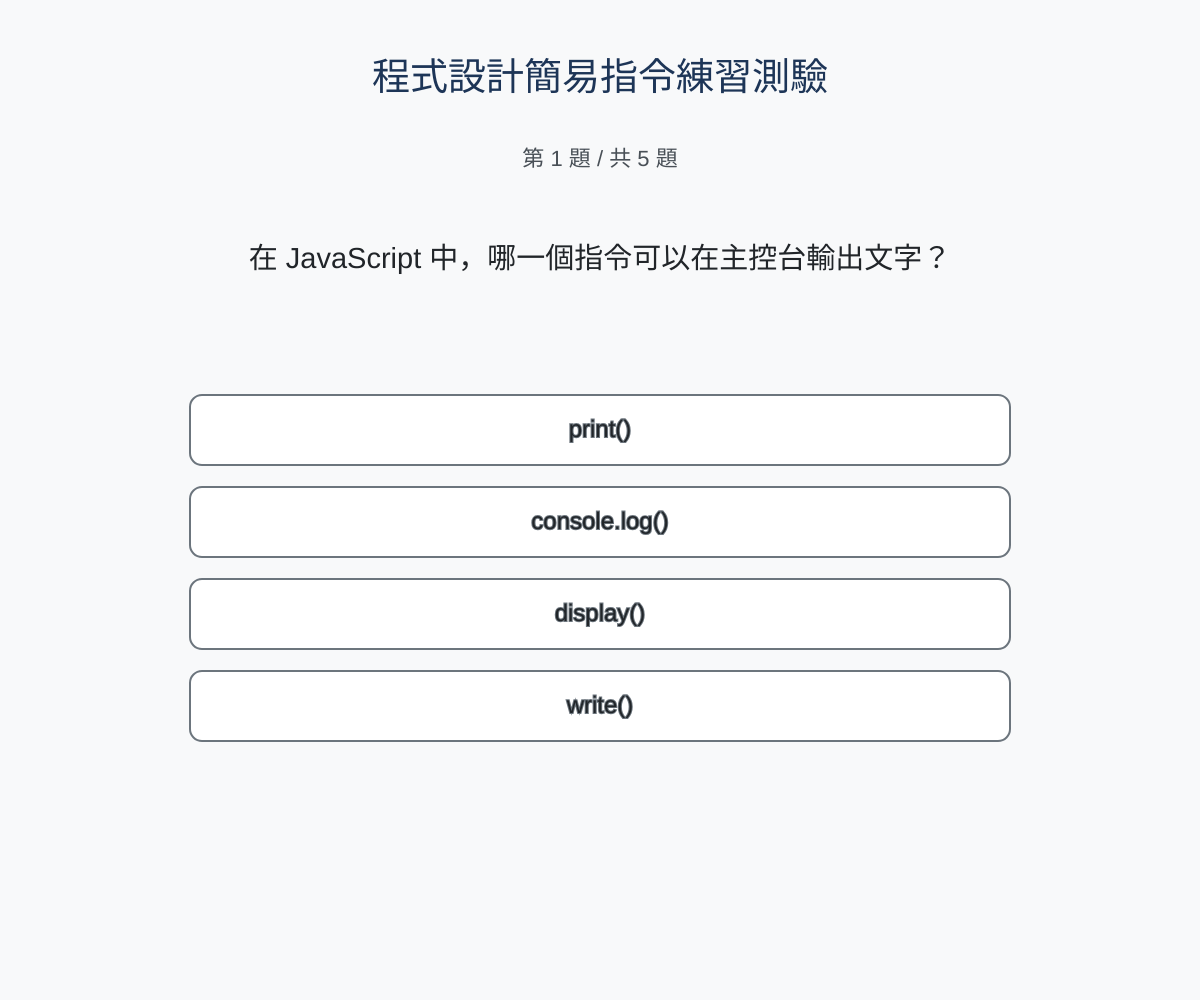
Frame 1 (no input)
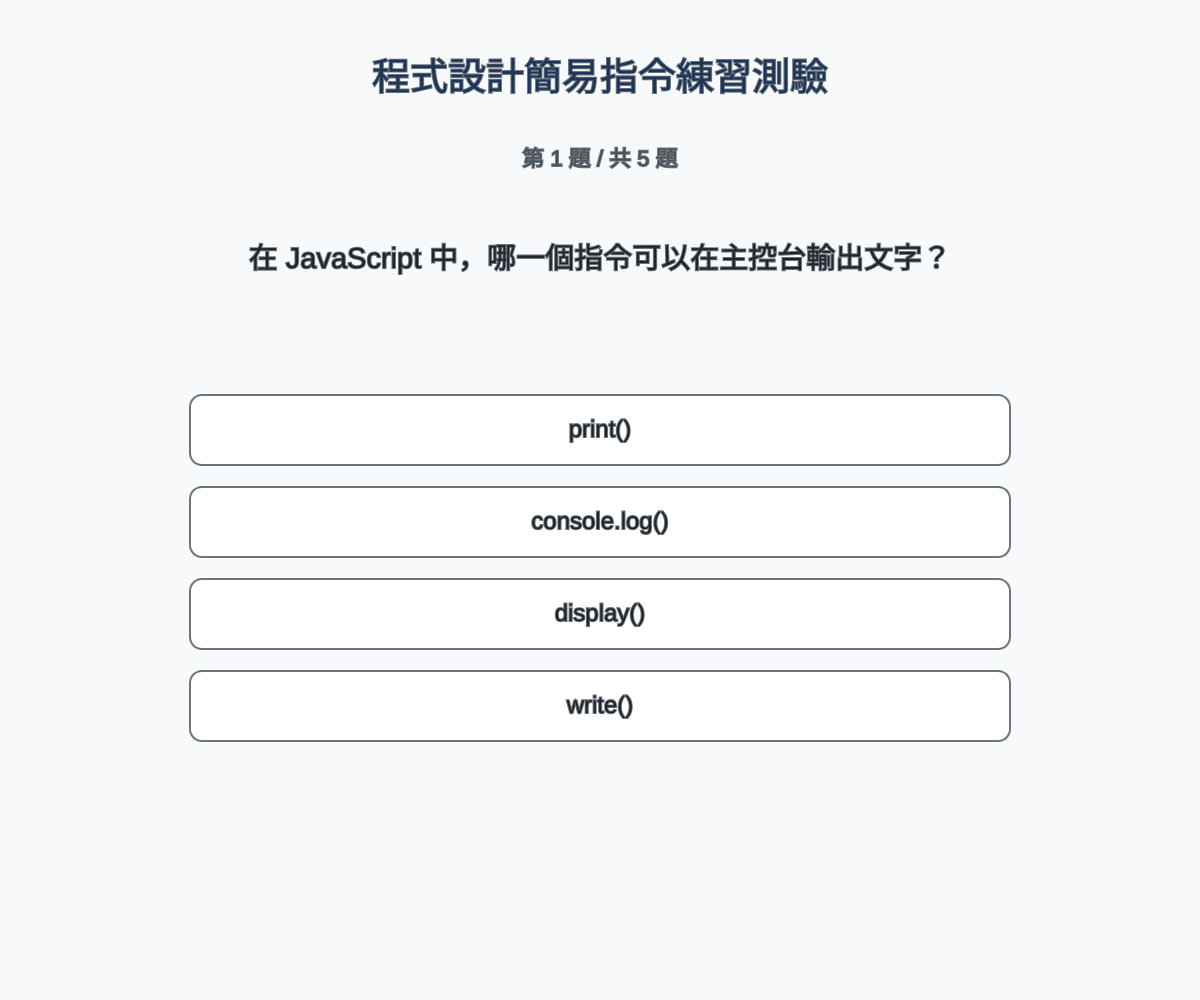
Frame 60 (no input)
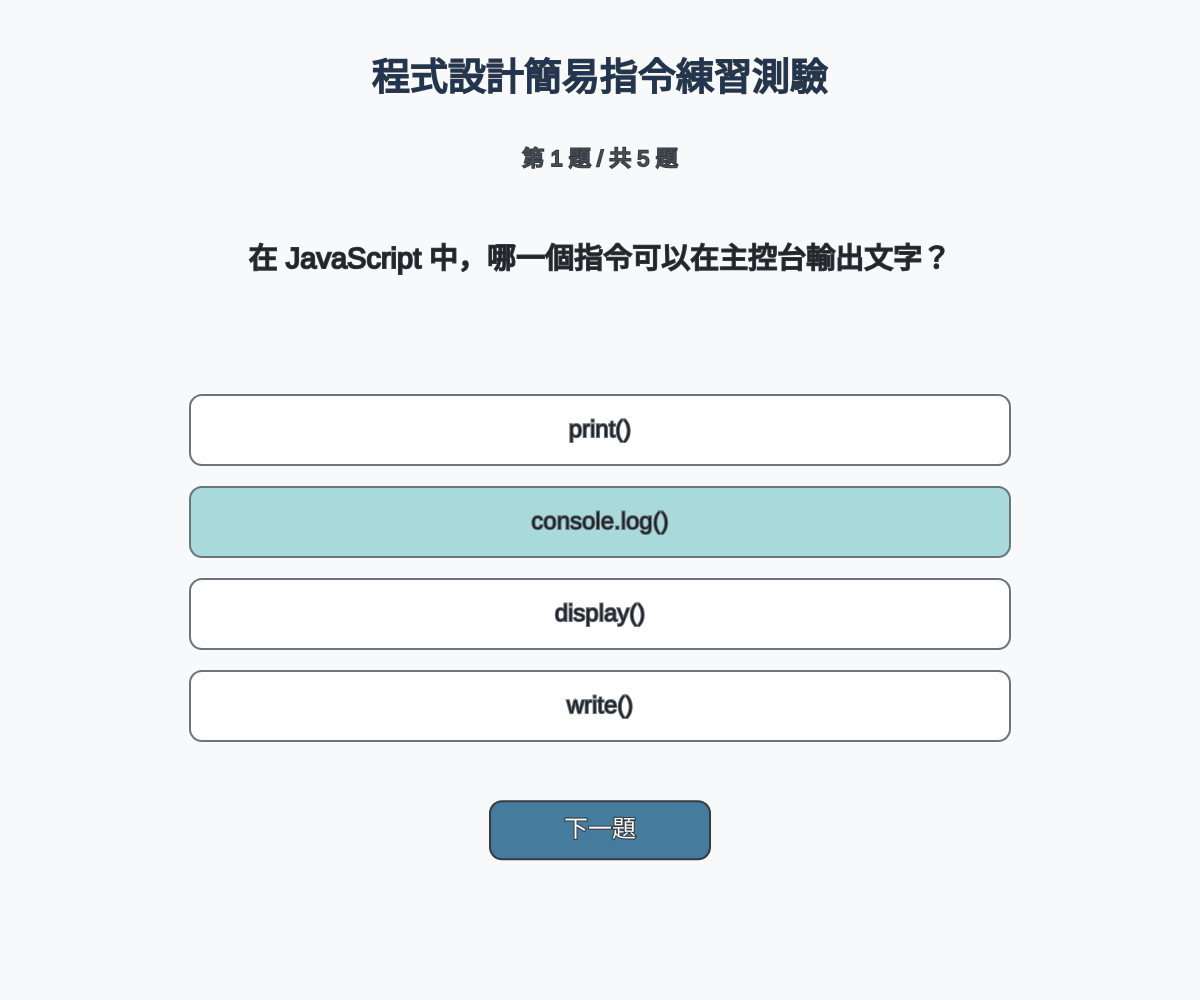
Frame 120 (the mouse pressed at the canvas centre since frame 60)

The p5.js sketch that drew these frames (run headless with seeded random() and noise() and a simulated clock; from frame 60 on, the mouse is pressed at the canvas centre):

// p5.js sketch
// ── sketch.js
// 建立所有測驗題目資料。
const quizQuestions = [
  // 建立第一題。
  {
    // 設定第一題題目。
    question: "在 JavaScript 中，哪一個指令可以在主控台輸出文字？",
    // 設定第一題的四個選項。
    options: ["print()", "console.log()", "display()", "write()"],
    // 設定第一題正確答案的索引值。
    answer: 1
  },
  // 建立第二題。
  {
    // 設定第二題題目。
    question: "在 p5.js 中，哪一個函式會在程式開始時執行一次？",
    // 設定第二題的四個選項。
    options: ["start()", "draw()", "setup()", "begin()"],
    // 設定第二題正確答案的索引值。
    answer: 2
  },
  // 建立第三題。
  {
    // 設定第三題題目。
    question: "在 JavaScript 中，哪一個指令可以宣告不可重新指定的變數？",
    // 設定第三題的四個選項。
    options: ["var", "let", "const", "fixed"],
    // 設定第三題正確答案的索引值。
    answer: 2
  },
  // 建立第四題。
  {
    // 設定第四題題目。
    question: "在 p5.js 中，哪一個函式會重複執行以繪製動畫？",
    // 設定第四題的四個選項。
    options: ["setup()", "loop()", "draw()", "repeat()"],
    // 設定第四題正確答案的索引值。
    answer: 2
  },
  // 建立第五題。
  {
    // 設定第五題題目。
    question: "哪一個運算子可以比較兩個值是否相等且型別相同？",
    // 設定第五題的四個選項。
    options: ["=", "==", "===", "!="],
    // 設定第五題正確答案的索引值。
    answer: 2
  }
];

// 宣告目前題目的索引值。
let currentQuestion = 0;

// 宣告目前答對的題數。
let score = 0;

// 宣告使用者選擇的選項索引值。
let selectedOption = -1;

// 宣告目前題目是否已經回答。
let hasAnswered = false;

// 宣告測驗是否已經完成。
let isFinished = false;

// 宣告選項點擊區域陣列。
let optionRects = [];

// 宣告下一題按鈕的點擊區域。
let nextButtonRect = {
  // 設定按鈕 X 座標。
  x: 0,
  // 設定按鈕 Y 座標。
  y: 0,
  // 設定按鈕寬度。
  width: 220,
  // 設定按鈕高度。
  height: 58
};

// 宣告重新測驗按鈕的點擊區域。
let restartButtonRect = {
  // 設定按鈕 X 座標。
  x: 0,
  // 設定按鈕 Y 座標。
  y: 0,
  // 設定按鈕寬度。
  width: 230,
  // 設定按鈕高度。
  height: 58
};

// 宣告上一次觸控事件時間。
let lastTouchTime = 0;

// p5.js 初始化函式。
function setup() {
  // 建立符合瀏覽器視窗大小的畫布。
  createCanvas(windowWidth, windowHeight);

  // 設定文字水平置中與垂直置中。
  textAlign(CENTER, CENTER);

  // 設定矩形以中心點為繪製基準。
  rectMode(CENTER);

  // 設定文字換行模式。
  textWrap(WORD);

  // 重新計算畫布所需高度。
  refreshCanvasSize();

  // 設定畫面更新頻率。
  frameRate(60);
}

// p5.js 每一幀執行一次的函式。
function draw() {
  // 設定畫布背景顏色。
  background("#f8f9fa");

  // 判斷測驗是否已經完成。
  if (isFinished) {
    // 繪製結果畫面。
    drawResultScreen();
  } else {
    // 繪製測驗畫面。
    drawQuizScreen();
  }
}

// 取得響應式版面設定。
function getQuizLayout() {
  // 判斷目前是否為手機寬度。
  const isMobile = width <= 600;

  // 判斷目前是否為平板寬度。
  const isTablet = width > 600 && width <= 1024;

  // 判斷目前是否為矮螢幕。
  const isShortScreen = height <= 650;

  // 設定畫面左右邊界。
  const sidePadding = isMobile ? 16 : isTablet ? 28 : 48;

  // 計算內容區域寬度。
  const contentWidth = min(width - sidePadding * 2, 920);

  // 計算選項寬度。
  const optionWidth = min(width - sidePadding * 2, 820);

  // 計算標題文字大小。
  const titleSize = isMobile ? 23 : isTablet ? 30 : 38;

  // 計算題數文字大小。
  const counterSize = isMobile ? 15 : isTablet ? 18 : 22;

  // 計算題目文字大小。
  const questionSize = isMobile ? 18 : isTablet ? 23 : 29;

  // 計算選項文字大小。
  const optionSize = isMobile ? 16 : isTablet ? 20 : 24;

  // 計算選項高度。
  const optionHeight = isMobile ? 56 : isTablet ? 64 : 70;

  // 計算選項垂直間距。
  const optionGap = isMobile ? 70 : isTablet ? 82 : 92;

  // 計算標題 Y 座標。
  const titleY = isShortScreen ? 38 : height * 0.08;

  // 計算題數 Y 座標。
  const counterY = isShortScreen ? 76 : height * 0.16;

  // 計算題目 Y 座標。
  const questionY = isShortScreen ? 135 : height * 0.26;

  // 計算選項起始 Y 座標。
  const optionStartY = isShortScreen ? 220 : height * 0.43;

  // 回傳完整版面資料。
  return {
    // 回傳手機判斷結果。
    isMobile: isMobile,
    // 回傳平板判斷結果。
    isTablet: isTablet,
    // 回傳矮螢幕判斷結果。
    isShortScreen: isShortScreen,
    // 回傳內容寬度。
    contentWidth: contentWidth,
    // 回傳選項寬度。
    optionWidth: optionWidth,
    // 回傳標題大小。
    titleSize: titleSize,
    // 回傳題數大小。
    counterSize: counterSize,
    // 回傳題目大小。
    questionSize: questionSize,
    // 回傳選項大小。
    optionSize: optionSize,
    // 回傳選項高度。
    optionHeight: optionHeight,
    // 回傳選項間距。
    optionGap: optionGap,
    // 回傳標題位置。
    titleY: titleY,
    // 回傳題數位置。
    counterY: counterY,
    // 回傳題目位置。
    questionY: questionY,
    // 回傳選項起始位置。
    optionStartY: optionStartY
  };
}

// 取得結果畫面的響應式版面設定。
function getResultLayout() {
  // 判斷目前是否為手機寬度。
  const isMobile = width <= 600;

  // 計算結果標題大小。
  const titleSize = isMobile ? 34 : min(width * 0.07, 56);

  // 計算成績文字大小。
  const scoreSize = isMobile ? 24 : min(width * 0.055, 44);

  // 計算提示文字大小。
  const messageSize = isMobile ? 18 : min(width * 0.035, 28);

  // 計算結果標題 Y 座標。
  const titleY = height * 0.25;

  // 計算成績 Y 座標。
  const scoreY = height * 0.42;

  // 計算提示文字 Y 座標。
  const messageY = height * 0.52;

  // 計算重新測驗按鈕 Y 座標。
  const buttonY = height * 0.68;

  // 回傳結果版面資料。
  return {
    // 回傳標題大小。
    titleSize: titleSize,
    // 回傳成績大小。
    scoreSize: scoreSize,
    // 回傳提示文字大小。
    messageSize: messageSize,
    // 回傳標題位置。
    titleY: titleY,
    // 回傳成績位置。
    scoreY: scoreY,
    // 回傳提示文字位置。
    messageY: messageY,
    // 回傳按鈕位置。
    buttonY: buttonY
  };
}

// 計算目前測驗畫面需要的高度。
function getRequiredQuizHeight() {
  // 取得目前響應式版面。
  const layout = getQuizLayout();

  // 計算下一題按鈕預計位置。
  const buttonY = layout.optionStartY + layout.optionGap * 4.35;

  // 計算按鈕底部位置。
  const buttonBottom = buttonY + 36;

  // 回傳所需高度並保留底部空間。
  return max(windowHeight, buttonBottom + 36);
}

// 計算結果畫面需要的高度。
function getRequiredResultHeight() {
  // 計算結果按鈕底部位置。
  const buttonBottom = windowHeight * 0.68 + 40;

  // 回傳所需畫布高度。
  return max(windowHeight, buttonBottom + 36);
}

// 重新設定畫布大小。
function refreshCanvasSize() {
  // 判斷目前是否位於結果頁面。
  if (isFinished) {
    // 取得結果頁面需要的高度。
    const resultHeight = getRequiredResultHeight();

    // 重新設定畫布寬高。
    resizeCanvas(windowWidth, resultHeight);
  } else {
    // 取得測驗頁面需要的高度。
    const quizHeight = getRequiredQuizHeight();

    // 重新設定畫布寬高。
    resizeCanvas(windowWidth, quizHeight);
  }
}

// 繪製測驗畫面。
function drawQuizScreen() {
  // 取得響應式版面。
  const layout = getQuizLayout();

  // 取得目前題目。
  const quiz = quizQuestions[currentQuestion];

  // 清除選項點擊區域。
  optionRects = [];

  // 設定標題顏色。
  fill("#1d3557");

  // 設定標題文字大小。
  textSize(layout.titleSize);

  // 繪製標題。
  text("程式設計簡易指令練習測驗", width / 2, layout.titleY);

  // 設定題數文字顏色。
  fill("#495057");

  // 設定題數文字大小。
  textSize(layout.counterSize);

  // 顯示目前題數。
  text(`第 ${currentQuestion + 1} 題 / 共 ${quizQuestions.length} 題`, width / 2, layout.counterY);

  // 設定題目文字顏色。
  fill("#212529");

  // 設定題目文字大小。
  textSize(layout.questionSize);

  // 繪製題目文字。
  text(
    quiz.question,
    width / 2,
    layout.questionY,
    layout.contentWidth,
    layout.isMobile ? 100 : 90
  );

  // 使用迴圈繪製所有選項。
  for (let i = 0; i < quiz.options.length; i++) {
    // 計算目前選項的 Y 座標。
    const optionY = layout.optionStartY + i * layout.optionGap;

    // 建立目前選項的點擊範圍。
    const optionRect = {
      // 設定選項 X 座標。
      x: width / 2,
      // 設定選項 Y 座標。
      y: optionY,
      // 設定選項寬度。
      width: layout.optionWidth,
      // 設定選項高度。
      height: layout.optionHeight
    };

    // 將選項點擊範圍加入陣列。
    optionRects.push(optionRect);

    // 繪製目前選項。
    drawOption(
      quiz.options[i],
      i,
      optionRect,
      layout.optionSize
    );
  }

  // 判斷使用者是否已經回答。
  if (hasAnswered) {
    // 計算按鈕 Y 座標。
    const buttonY = layout.optionStartY + layout.optionGap * 4.35;

    // 設定下一題按鈕位置。
    nextButtonRect.x = width / 2;

    // 設定下一題按鈕位置。
    nextButtonRect.y = buttonY;

    // 判斷是否為最後一題。
    const buttonText =
      currentQuestion === quizQuestions.length - 1 ? "查看結果" : "下一題";

    // 繪製下一題按鈕。
    drawButton(
      nextButtonRect.x,
      nextButtonRect.y,
      nextButtonRect.width,
      nextButtonRect.height,
      buttonText,
      "#457b9d",
      layout.isMobile
    );
  }
}

// 繪製單一選項。
function drawOption(optionText, optionIndex, optionRect, optionTextSize) {
  // 宣告水平移動距離。
  let offsetX = 0;

  // 宣告垂直移動距離。
  let offsetY = 0;

  // 取得正確答案索引。
  const correctAnswer = quizQuestions[currentQuestion].answer;

  // 判斷是否已經回答。
  if (hasAnswered) {
    // 判斷使用者答錯且此選項為正確答案。
    if (selectedOption !== correctAnswer && optionIndex === correctAnswer) {
      // 讓正確答案上下跳動。
      offsetY = sin(frameCount * 0.15) * 12;
    }

    // 判斷此選項是否為使用者選錯的答案。
    if (selectedOption !== correctAnswer && optionIndex === selectedOption) {
      // 讓錯誤答案左右移動。
      offsetX = sin(frameCount * 0.2) * 14;
    }
  }

  // 設定選項預設背景顏色。
  let optionColor = "#ffffff";

  // 判斷是否已經回答。
  if (hasAnswered) {
    // 判斷使用者答錯且此選項為正確答案。
    if (selectedOption !== correctAnswer && optionIndex === correctAnswer) {
      // 使用指定的正確答案顏色。
      optionColor = "#bde0fe";
    }

    // 判斷此選項是否為使用者選錯的答案。
    if (selectedOption !== correctAnswer && optionIndex === selectedOption) {
      // 使用指定的錯誤答案顏色。
      optionColor = "#e63946";
    }

    // 判斷使用者答對且此選項為正確答案。
    if (selectedOption === correctAnswer && optionIndex === correctAnswer) {
      // 使用答對時的綠色。
      optionColor = "#a8dadc";
    }
  }

  // 設定選項外框顏色。
  stroke("#6c757d");

  // 設定選項外框粗細。
  strokeWeight(2);

  // 設定選項填滿顏色。
  fill(optionColor);

  // 繪製選項矩形。
  rect(
    optionRect.x + offsetX,
    optionRect.y + offsetY,
    optionRect.width,
    optionRect.height,
    12
  );

  // 判斷目前選項是否為答錯的選項。
  if (optionIndex === selectedOption && selectedOption !== correctAnswer) {
    // 設定錯誤答案文字顏色。
    fill("#ffffff");
  } else {
    // 設定一般文字顏色。
    fill("#212529");
  }

  // 設定選項文字大小。
  textSize(optionTextSize);

  // 繪製選項文字。
  text(
    optionText,
    optionRect.x + offsetX,
    optionRect.y + offsetY,
    optionRect.width - 24,
    optionRect.height
  );
}

// 繪製按鈕。
function drawButton(
  buttonX,
  buttonY,
  buttonWidth,
  buttonHeight,
  buttonText,
  buttonColor,
  isMobile
) {
  // 計算響應式按鈕寬度。
  const responsiveWidth = isMobile ? min(width * 0.72, 230) : buttonWidth;

  // 計算響應式按鈕高度。
  const responsiveHeight = isMobile ? 54 : buttonHeight;

  // 更新下一題按鈕寬度。
  nextButtonRect.width = responsiveWidth;

  // 更新下一題按鈕高度。
  nextButtonRect.height = responsiveHeight;

  // 更新重新測驗按鈕寬度。
  restartButtonRect.width = responsiveWidth;

  // 更新重新測驗按鈕高度。
  restartButtonRect.height = responsiveHeight;

  // 設定按鈕外框顏色。
  stroke("#343a40");

  // 設定按鈕外框粗細。
  strokeWeight(2);

  // 設定按鈕背景顏色。
  fill(buttonColor);

  // 繪製按鈕。
  rect(buttonX, buttonY, responsiveWidth, responsiveHeight, 12);

  // 設定按鈕文字顏色。
  fill("#ffffff");

  // 設定按鈕文字大小。
  textSize(isMobile ? 18 : 24);

  // 繪製按鈕文字。
  text(buttonText, buttonX, buttonY, responsiveWidth - 20, responsiveHeight);
}

// 選擇答案。
function selectOption(optionIndex) {
  // 判斷是否已經回答。
  if (hasAnswered) {
    // 避免重複作答。
    return;
  }

  // 記錄使用者的選項。
  selectedOption = optionIndex;

  // 設定目前題目已回答。
  hasAnswered = true;

  // 取得正確答案索引。
  const correctAnswer = quizQuestions[currentQuestion].answer;

  // 判斷使用者是否答對。
  if (selectedOption === correctAnswer) {
    // 增加答對題數。
    score++;
  }
}

// 前往下一題或結果頁面。
function nextQuestion() {
  // 判斷是否為最後一題。
  if (currentQuestion === quizQuestions.length - 1) {
    // 設定測驗完成。
    isFinished = true;

    // 重新設定結果頁面畫布大小。
    refreshCanvasSize();

    // 結束函式。
    return;
  }

  // 前往下一題。
  currentQuestion++;

  // 清除上一題答案。
  selectedOption = -1;

  // 設定新題目尚未回答。
  hasAnswered = false;

  // 重新設定測驗畫布大小。
  refreshCanvasSize();
}

// 繪製結果畫面。
function drawResultScreen() {
  // 取得結果畫面版面。
  const layout = getResultLayout();

  // 設定結果標題顏色。
  fill("#1d3557");

  // 設定結果標題大小。
  textSize(layout.titleSize);

  // 顯示結果標題。
  text("測驗完成！", width / 2, layout.titleY);

  // 設定成績文字顏色。
  fill("#343a40");

  // 設定成績文字大小。
  textSize(layout.scoreSize);

  // 顯示測驗成績。
  text(`你答對了 ${score} / ${quizQuestions.length} 題`, width / 2, layout.scoreY);

  // 設定提示文字大小。
  textSize(layout.messageSize);

  // 判斷分數並顯示不同提示。
  if (score === quizQuestions.length) {
    // 顯示滿分提示。
    text("太棒了！全部答對！", width / 2, layout.messageY);
  } else if (score >= 3) {
    // 顯示良好提示。
    text("表現很好，繼續保持！", width / 2, layout.messageY);
  } else {
    // 顯示鼓勵提示。
    text("再練習幾次，你一定會進步！", width / 2, layout.messageY);
  }

  // 設定重新測驗按鈕 X 座標。
  restartButtonRect.x = width / 2;

  // 設定重新測驗按鈕 Y 座標。
  restartButtonRect.y = layout.buttonY;

  // 建立結果畫面按鈕版面設定。
  const resultButtonIsMobile = width <= 600;

  // 繪製重新測驗按鈕。
  drawButton(
    restartButtonRect.x,
    restartButtonRect.y,
    restartButtonRect.width,
    restartButtonRect.height,
    "重新測驗",
    "#2a9d8f",
    resultButtonIsMobile
  );
}

// 重新開始測驗。
function restartQuiz() {
  // 將目前題目重設為第一題。
  currentQuestion = 0;

  // 將分數重設為零。
  score = 0;

  // 清除選擇的選項。
  selectedOption = -1;

  // 將回答狀態重設為未回答。
  hasAnswered = false;

  // 將完成狀態重設為未完成。
  isFinished = false;

  // 重新設定畫布尺寸。
  refreshCanvasSize();
}

// 判斷點擊座標是否位於矩形範圍內。
function isInsideRectangle(pointerX, pointerY, rectangle) {
  // 回傳座標是否在矩形範圍內。
  return (
    pointerX >= rectangle.x - rectangle.width / 2 &&
    pointerX <= rectangle.x + rectangle.width / 2 &&
    pointerY >= rectangle.y - rectangle.height / 2 &&
    pointerY <= rectangle.y + rectangle.height / 2
  );
}

// 處理滑鼠與觸控點擊。
function handlePointerPress(pointerX, pointerY) {
  // 判斷是否為觸控事件後的模擬滑鼠事件。
  if (millis() - lastTouchTime < 500) {
    // 忽略重複觸發。
    return;
  }

  // 判斷測驗是否已完成。
  if (isFinished) {
    // 判斷是否點擊重新測驗按鈕。
    if (isInsideRectangle(pointerX, pointerY, restartButtonRect)) {
      // 重新開始測驗。
      restartQuiz();
    }

    // 結束結果頁面處理。
    return;
  }

  // 判斷目前是否尚未回答。
  if (!hasAnswered) {
    // 使用迴圈檢查所有選項。
    for (let i = 0; i < optionRects.length; i++) {
      // 判斷是否點擊目前選項。
      if (isInsideRectangle(pointerX, pointerY, optionRects[i])) {
        // 選擇目前選項。
        selectOption(i);

        // 停止檢查其他選項。
        break;
      }
    }
  } else {
    // 判斷是否點擊下一題按鈕。
    if (isInsideRectangle(pointerX, pointerY, nextButtonRect)) {
      // 前往下一題。
      nextQuestion();
    }
  }
}

// 處理滑鼠按下事件。
function mousePressed() {
  // 處理滑鼠點擊座標。
  handlePointerPress(mouseX, mouseY);

  // 阻止瀏覽器預設滑鼠行為。
  return false;
}

// 處理觸控開始事件。
function touchStarted() {
  // 記錄觸控事件發生時間。
  lastTouchTime = millis();

  // 判斷是否有觸控點。
  if (touches.length > 0) {
    // 取得第一個觸控點 X 座標。
    const touchX = touches[0].x;

    // 取得第一個觸控點 Y 座標。
    const touchY = touches[0].y;

    // 直接處理觸控點擊。
    handleTouchPress(touchX, touchY);
  }

  // 阻止瀏覽器預設觸控行為。
  return false;
}

// 處理觸控點擊。
function handleTouchPress(pointerX, pointerY) {
  // 判斷測驗是否已完成。
  if (isFinished) {
    // 判斷是否點擊重新測驗按鈕。
    if (isInsideRectangle(pointerX, pointerY, restartButtonRect)) {
      // 重新開始測驗。
      restartQuiz();
    }

    // 結束結果畫面處理。
    return;
  }

  // 判斷目前是否尚未回答。
  if (!hasAnswered) {
    // 使用迴圈檢查所有選項。
    for (let i = 0; i < optionRects.length; i++) {
      // 判斷是否點擊目前選項。
      if (isInsideRectangle(pointerX, pointerY, optionRects[i])) {
        // 選擇目前選項。
        selectOption(i);

        // 停止檢查其他選項。
        break;
      }
    }
  } else {
    // 判斷是否點擊下一題按鈕。
    if (isInsideRectangle(pointerX, pointerY, nextButtonRect)) {
      // 前往下一題。
      nextQuestion();
    }
  }
}

// 處理瀏覽器視窗大小改變。
function windowResized() {
  // 重新計算畫布大小。
  refreshCanvasSize();
}
